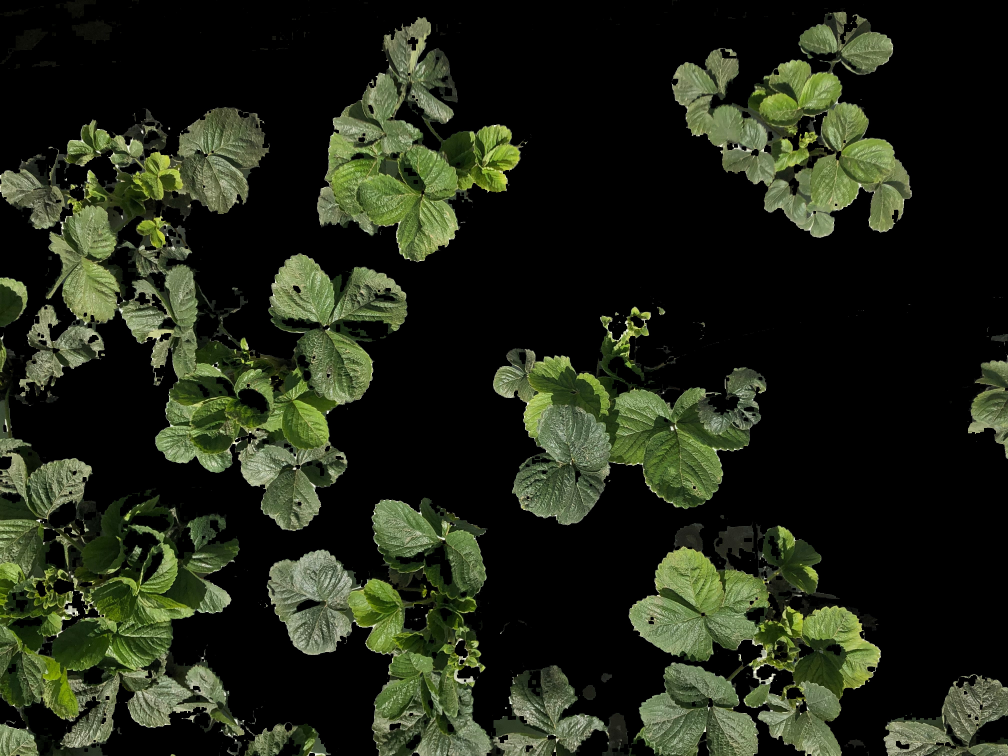
#> input picture src/runner_cutting/Canopy_masked/start_masked.JPG, 4032 x 3024 px (shown at 1/4 size)
$ python contours.py
#> lines starting #> are read from the running program, lines starting #| are printed output that depends on the picture; after the words box and inside, x2 and y2 are one past the last pixel; in counts of white or black regions, pixels touching at a corner belong together
#> further down, img is the input picture: shape (3024, 4032, 3); mean B, G, R 23.8, 39.5, 33.9
import cv2
import numpy as np


def boundry(img, min_rad=100, max_rad=10000):
   #expects an image which has been pre-filtered to isolate canopy
   #img = cv2.resize(img, (2160, 1440))
#> called with min_rad = 100, max_rad = 10000
   img_orig = img.copy()


   area_min = 3 * min_rad * min_rad
   area_max = 3 * max_rad * max_rad
   print(area_min, area_max)

   #closing holes that might have been left by previous functions
   kernel = np.ones((5,5),np.uint8)
   img = cv2.morphologyEx(img, cv2.MORPH_CLOSE, kernel)
   img = cv2.blur(img, (5,5))

   #convert to grayscale
   img_gray = cv2.cvtColor(img,cv2.COLOR_BGR2GRAY)
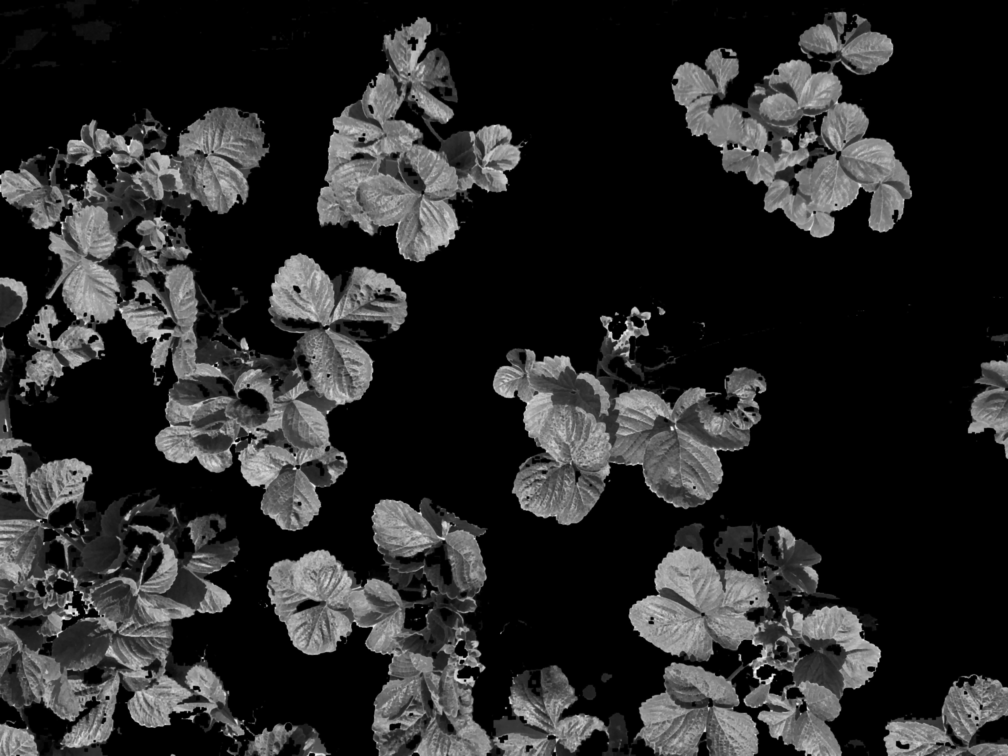
#> img_gray: shape (3024, 4032) (shown at 1/4 size); min 0, max 253, mean 39.5
   #reduce blur at edges by filtering dimmest pixels
   _, thresh = cv2.threshold(img_gray, 10, 255, 0)
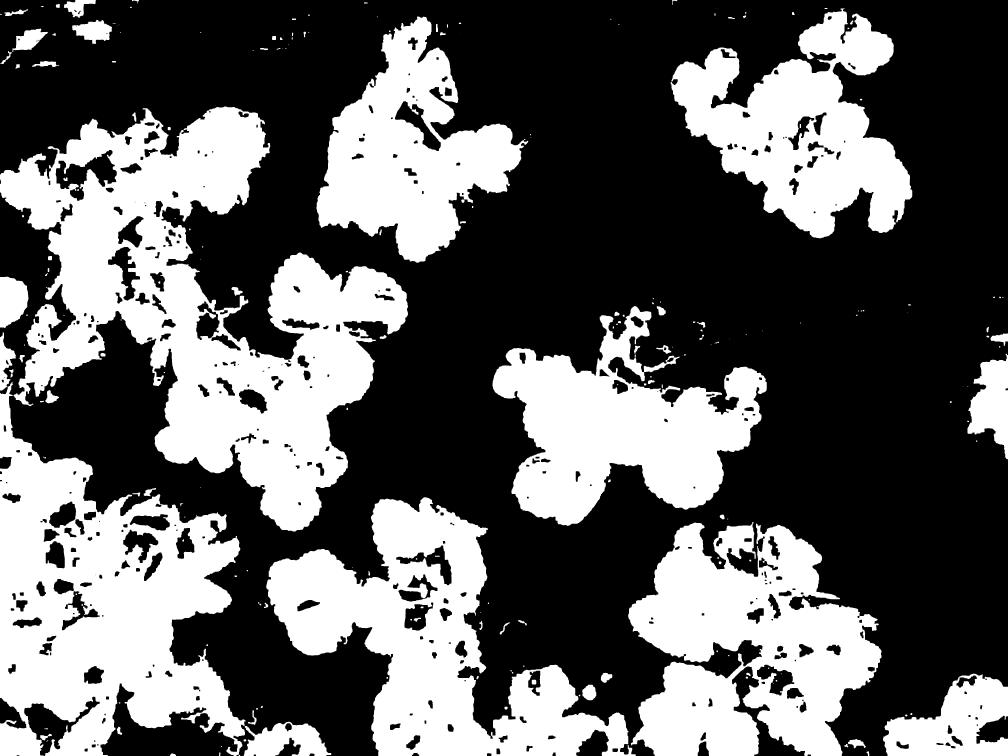
#> thresh: shape (3024, 4032) (shown at 1/4 size); 38% white; 241 white regions (63 under 20 px)
   #find contours in the image (use only last 2 outputs)
   contours, _ = cv2.findContours(thresh,cv2.RETR_TREE, cv2.CHAIN_APPROX_SIMPLE)[-2:]
#> contours = 578 contours, 100 with area under 20; largest, box (x1, y1, x2, y2) and area: (0, 426, 1632, 2126) 1211100, (0, 1527, 982, 3024) 835448, (1065, 1989, 2543, 3024) 647535, (2513, 2088, 3526, 3024) 618603, (1970, 1224, 3067, 2103) 475588


   hull = []
   color = (255, 0, 0)
   drawing = np.zeros((thresh.shape[0],thresh.shape[1],3), np.uint8)

   for contour in contours:
      if area_min <= cv2.contourArea(contour) <= area_max:
         h = cv2.convexHull(contour, False)
         hull.append(h)
#> this loop made 578 passes
#> contour on passes 5, 6, 8: [[884, 2985], [884, 2987], [887, 2987], [887, 2985]], [[931, 2977], [930, 2978], [931, 2978]], [[890, 2971]]
#> after the loop, hull = 10 contours; largest, box (x1, y1, x2, y2) and area: (0, 426, 1632, 2126) 1977978, (0, 1527, 982, 3024) 1183990, (1065, 1989, 2543, 3024) 996306, (2513, 2088, 3526, 3024) 794354, (1970, 1224, 3067, 2103) 715086

   for i in range(len(hull)):
      cv2.drawContours(drawing, hull, i, color, 8, 8)
#> this loop made 10 passes
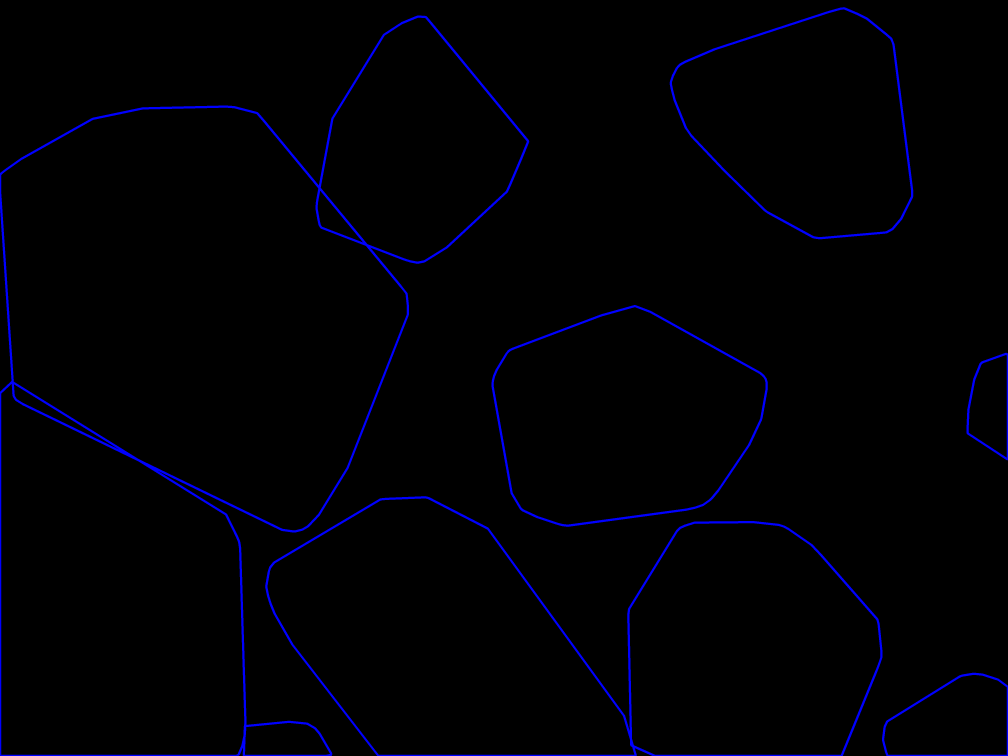
#> drawing: shape (3024, 4032, 3) (shown at 1/4 size); mean of channels 0, 1, 2 4.9, 0, 0; drawn as B, G, R

   img_out = drawing + (img_orig/2)
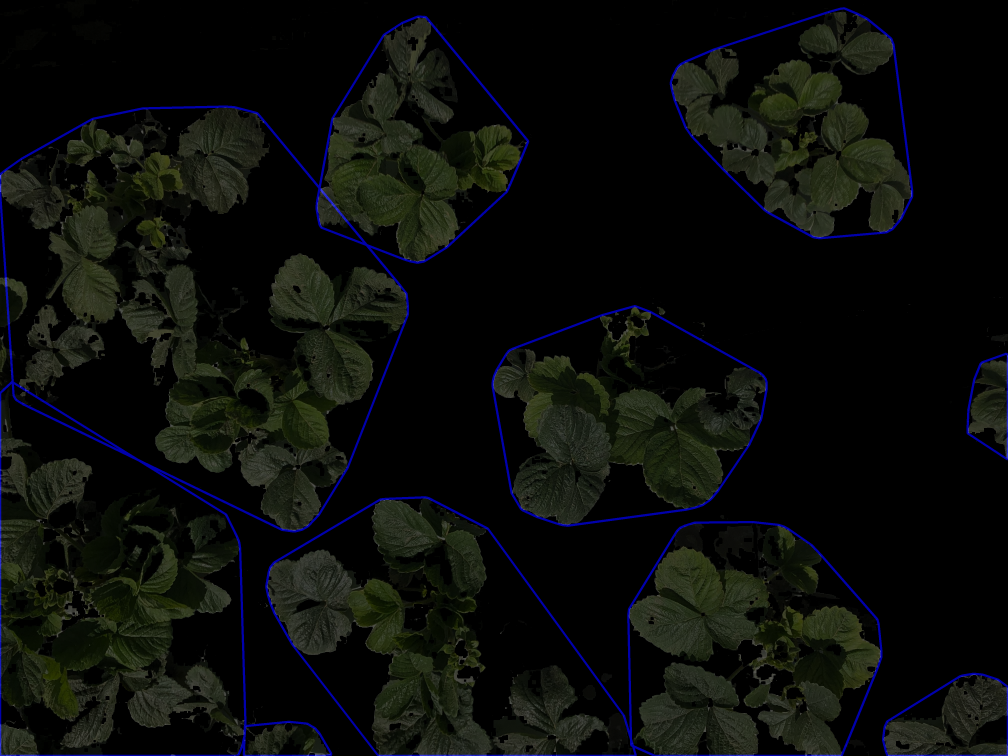
#> img_out: shape (3024, 4032, 3) float64 (shown at 1/4 size); mean of channels 0, 1, 2 16.8, 19.7, 16.9; drawn with min black and max white
   return  drawing, img_out


if __name__=='__main__':
   img = cv2.imread('start_masked.JPG')
   drawing, img_contours = boundry(img)
   cv2.imshow("contours", cv2.resize(img_contours,(720,640)))
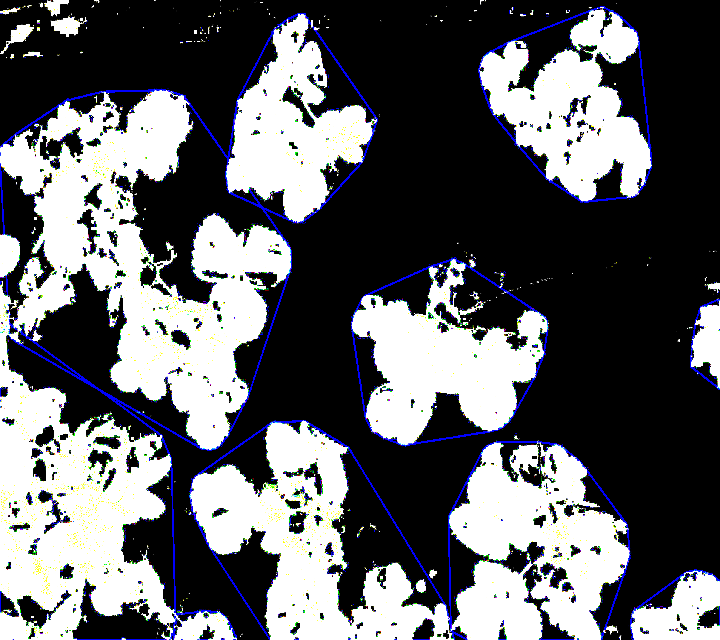
#> window 'contours': shape (640, 720, 3); mean B, G, R 102.7, 98.8, 97.6
   cv2.waitKey(0)
